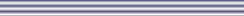
<?xml version="1.0" encoding="UTF-8"?>
<ui version="4.0">
 <class>DesignerDockTitle</class>
 <widget class="QWidget" name="DesignerDockTitle">
  <property name="geometry">
   <rect>
    <x>0</x>
    <y>0</y>
    <width>244</width>
    <height>16</height>
   </rect>
  </property>
  <property name="cursor">
   <cursorShape>SizeAllCursor</cursorShape>
  </property>
  <property name="windowTitle">
   <string>Form</string>
  </property>
  <property name="styleSheet">
   <string notr="true">background-color: qlineargradient(spread:reflect, x1:0.812, y1:0.369318, x2:0.812, y2:0.193, stop:0 rgba(85, 85, 127, 255), stop:1 rgba(255, 255, 255, 255));</string>
  </property>
  <layout class="QVBoxLayout" name="verticalLayout">
   <property name="spacing">
    <number>0</number>
   </property>
   <property name="leftMargin">
    <number>0</number>
   </property>
   <property name="topMargin">
    <number>0</number>
   </property>
   <property name="rightMargin">
    <number>0</number>
   </property>
   <property name="bottomMargin">
    <number>0</number>
   </property>
   <item>
    <widget class="QLabel" name="label">
     <property name="text">
      <string/>
     </property>
    </widget>
   </item>
  </layout>
 </widget>
 <resources/>
 <connections/>
</ui>
